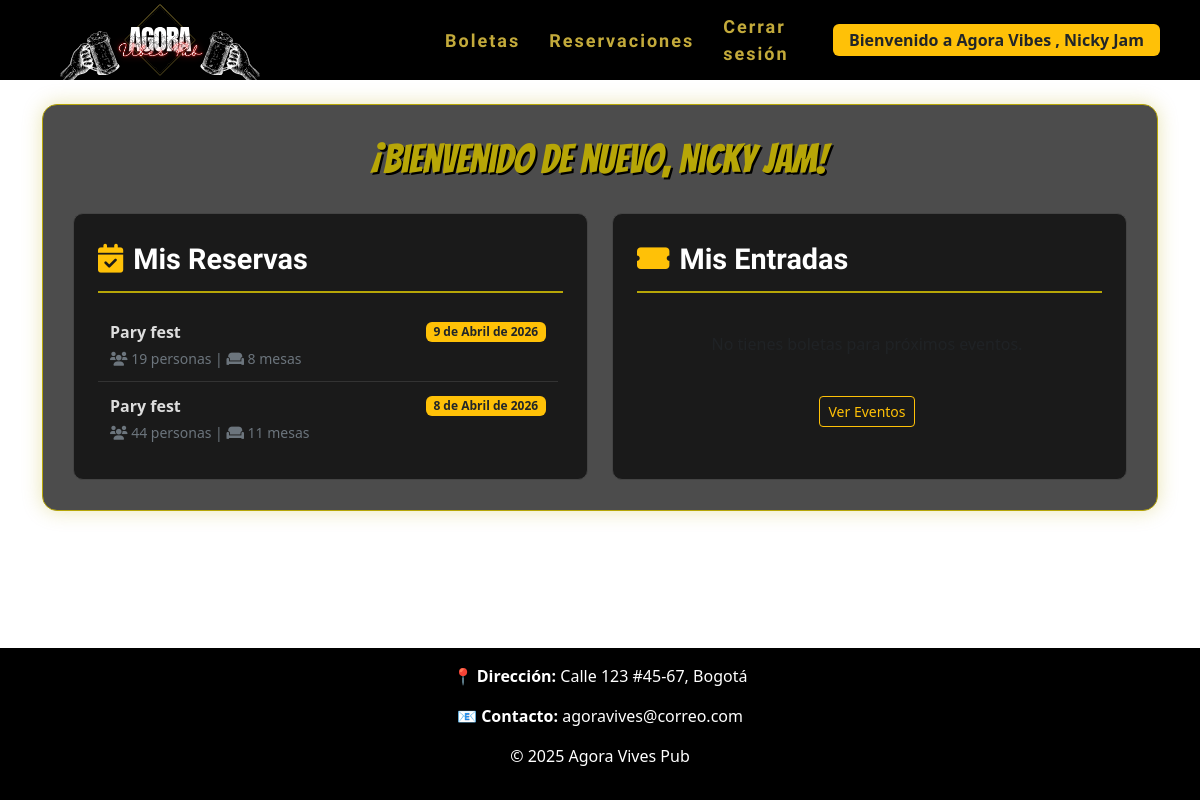
The page / (signed in) on the database as committed earlier.
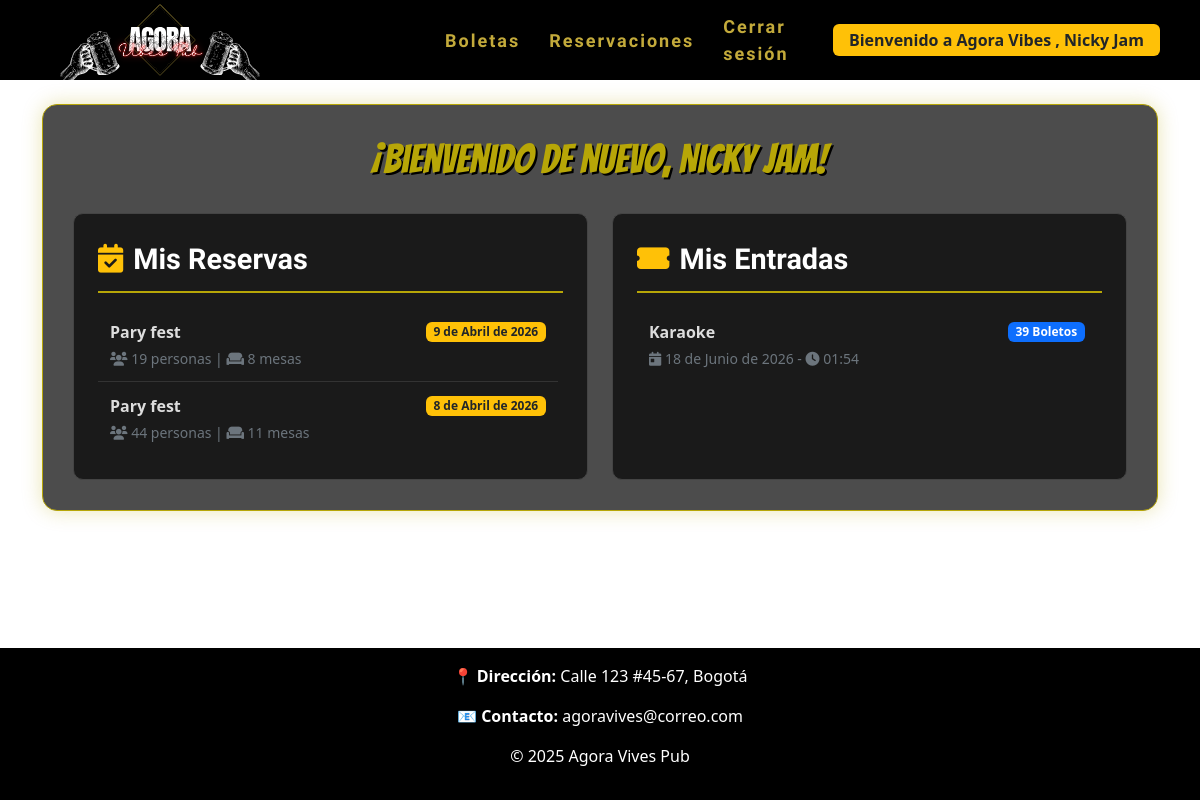
The same page on the database as committed later.
### LoginApp/models.py (models this page shows, shortened)
class Usuario(AbstractUser):
    username = None
    TIPOS = (
        (1, 'Administrador'),
        (2, 'Empleado'),
        (3, 'Cliente'),
    )
    numero_documento = models.IntegerField(unique=True, primary_key=True, verbose_name='Número de Documento')
    tipo = models.IntegerField(default=3, choices=TIPOS, verbose_name='Tipo')
    nombre_completo = models.CharField(max_length=50)
    correo = models.EmailField(max_length=30)
    is_active = models.BooleanField(default=True, verbose_name='Activo')
    is_superuser = models.BooleanField(default=False)
    objects = UsuarioManager()
    USERNAME_FIELD = 'numero_documento'
    REQUIRED_FIELDS = ['nombre_completo', 'correo', 'tipo']

### ReservacionApp/models.py (models this page shows, shortened)
class Reservacion(models.Model):
    user= models.ForeignKey(settings.AUTH_USER_MODEL, on_delete=models.CASCADE, verbose_name='Usuario')
    cantidad_personas= models.IntegerField(verbose_name='Cantidad de Personas')
    cantidad_mesas= models.IntegerField(verbose_name='Cantidad de Mesas')
    fecha_reservacion= models.DateField(verbose_name='Fecha de Reservación')
    ocasion= models.CharField(max_length=100, null=True, blank=True, verbose_name='Ocasión')

### BoletaApp/models.py (models this page shows, shortened)
class Boleta(models.Model):
    precio_boleta = models.IntegerField(verbose_name='Precio de Boleta')
    cantidad_boletos = models.PositiveIntegerField(verbose_name='Cantidad de Boletos')
    usuario = models.ForeignKey(settings.AUTH_USER_MODEL, on_delete=models.CASCADE)
    evento = models.ForeignKey(Evento, on_delete=models.CASCADE)
    class Meta:
        db_table = "boleta"
        verbose_name = "Boleta"
        verbose_name_plural = "Boletas"

### EventoApp/models.py (models this page shows, shortened)
class Evento(models.Model):
    nombre = models.CharField(max_length=100, verbose_name='Nombre')
    capacidad_maxima = models.IntegerField(verbose_name='Capacidad Máxima', validators=[MaxValueValidator(40)])
    descripcion = models.CharField(max_length=50)
    fecha = models.DateField(verbose_name='Fecha')
    hora_inicio = models.TimeField(verbose_name='Hora de Inicio')
    precio_boleta = models.IntegerField(verbose_name='Precio de Boleta')
    imagen = models.ImageField(upload_to='EventoApp')
    class Meta:
        db_table = "evento"
        verbose_name = "Evento"
        verbose_name_plural = "Eventos"

### AgoraVibesApp/views.py (the view)
# urls.py: path('', views.inicio, name="inicio"),    #Apunta al directorio raíz del sitio
def inicio(request):
    context = {}
    if request.user.is_authenticated and hasattr(request.user, 'tipo') and request.user.tipo == 3:
        context['reservaciones'] = Reservacion.objects.filter(user=request.user).order_by('-fecha_reservacion')
        context['boletas'] = Boleta.objects.filter(usuario=request.user)
    return render(request, "home.html", context)

### AgoraVibesApp/templates/home.html (shortened to what this page needs)
{% extends 'base.html' %}
{% load static %}
{% block content %}
<link href="https://cdn.jsdelivr.net/npm/bootstrap@5.3.2/dist/css/bootstrap.min.css" rel="stylesheet">
<link rel="stylesheet" href="https://cdnjs.cloudflare.com/ajax/libs/font-awesome/6.0.0/css/all.min.css">
{% if request.user.is_authenticated and request.user.tipo == 3 %}
<div class="container dashboard-client" data-aos="fade-up">
    <h1 class="dashboard-title text-center">¡Bienvenido de nuevo, {{ request.user.nombre_completo }}!</h1>
    <div class="row g-4">
        <div class="col-md-6">
            <div class="card-dashboard p-4">
                <div class="card-header-client">
                    <i class="fas fa-calendar-check text-warning"></i> Mis Reservas
                </div>
                <div class="item-list">
                    {% if reservaciones %}
                        {% for res in reservaciones %}
                        <div class="item-row">
                            <div class="d-flex justify-content-between align-items-center">
                                <strong>{{ res.ocasion|default:"Reserva General" }}</strong>
                                <span class="badge bg-warning text-dark">{{ res.fecha_reservacion }}</span>
                            </div>
                            <div class="small mt-1 text-secondary">
                                <i class="fas fa-users"></i> {{ res.cantidad_personas }} personas |
                                <i class="fas fa-couch"></i> {{ res.cantidad_mesas }} mesas
                            </div>
                        </div>
                        {% endfor %}
                    {% else %}
                        <p class="text-center text-muted py-4">No tienes reservaciones activas.</p>
                        <div class="text-center">
                            <a href="{% url 'reservacion' %}" class="btn btn-outline-warning btn-sm">Hacer una reserva</a>
                        </div>
                    {% endif %}
                </div>
            </div>
        </div>
        <div class="col-md-6">
            <div class="card-dashboard p-4">
                <div class="card-header-client">
                    <i class="fas fa-ticket-alt text-warning"></i> Mis Entradas
                </div>
                <div class="item-list">
                    {% if boletas %}
                        {% for boleta in boletas %}
                        <div class="item-row">
                            <div class="d-flex justify-content-between align-items-center">
                                <strong>{{ boleta.evento.nombre }}</strong>
                                <span class="badge bg-primary">{{ boleta.cantidad_boletos }} Boletos</span>
                            </div>
                            <div class="small mt-1 text-secondary">
                                <i class="fas fa-calendar-day"></i> {{ boleta.evento.fecha }} -
                                <i class="fas fa-clock"></i> {{ boleta.evento.hora_inicio }}
                            </div>
                        </div>
                        {% endfor %}
                    {% else %}
                        <p class="text-center text-muted py-4">No tienes boletas para próximos eventos.</p>
                        <div class="text-center">
                            <a href="{% url 'eventos' %}" class="btn btn-outline-warning btn-sm">Ver Eventos</a>
                        </div>
                    {% endif %}
                </div>
            </div>
        </div>
        </div>
    </div>
{% endif %}
{%endblock%}

### AgoraVibesApp/templates/base.html (shortened to what this page needs)
<!DOCTYPE html>
<html lang="en">
<head>
  {% load static %}
  <link href="https://cdn.jsdelivr.net/npm/bootstrap@5.3.2/dist/css/bootstrap.min.css" rel="stylesheet">
  <link href="https://unpkg.com/aos@2.3.4/dist/aos.css" rel="stylesheet">
  <link href="https://fonts.bunny.net/css?family=Nunito" rel="stylesheet">
  <link rel="stylesheet" href="{% static '/css/miapp.css' %}">
</head>
<body class="d-flex flex-column min-vh-100">
  <header class="container-fluid">
    <div class="container d-flex justify-content-between align-items-center">
      <div class="logo">
        <a href="{% url 'inicio' %}">
          <img src="{% static 'img/logo1.svg' %}" alt="logo">
        </a>
      </div>
      <nav>
        <ul>
          {% if request.user.tipo == 3 %}
              <a href="{% url 'lista' %}">Boletas</a>
              <a href="{% url 'reservacion' %}">Reservaciones</a>
          {% endif %}
          {% if user.is_authenticated %}
            <li class="d-flex align-items-center gap-3">
              <a href="{% url 'cerrar_sesion' %}">Cerrar sesión</a>
              <span class="badge bg-warning text-dark fs-6 px-3 py-2 ">
                Bienvenido a Agora Vibes , {{ user.nombre_completo| title}}
              </span>
            </li>
          {% else %}
            <li><a href="{%url 'login'%}">Iniciar sesión</a></li>
            <li><a href="{%url 'registro'%}">Registrarse</a></li>
          {% endif %}
        </ul>
      </nav>
    </div>
  </header>
  <main class="py-4 container flex-fill">
    {% block content %}
    {% endblock%}
  </main>
  <footer class="footer">
    <p><strong>📍 Dirección:</strong> Calle 123 #45-67, Bogotá</p>
    <p><strong>📧 Contacto:</strong> agoravives@correo.com</p>
    <p>&copy; 2025 Agora Vives Pub</p>
  </footer>
</body>
</html>

### AgoraVibesApp/static/css/miapp.css (style rules this page uses)
body { background-color: #ffffff; color: #000; }
.dashboard-client { background: rgba(0, 0, 0, 0.7); border-radius: 15px; padding: 30px; margin-bottom: 50px; border: 1px solid #b7a607; box-shadow: 0 0 20px rgba(183, 166, 7, 0.3); }
.dashboard-title { font-family: 'Bangers', cursive; color: #b7a607; font-size: 2.5rem; text-shadow: 2px 2px #000; margin-bottom: 30px; }
.card-dashboard { background: rgba(20, 20, 20, 0.9); border: 1px solid #444; border-radius: 10px; transition: transform 0.3s, box-shadow 0.3s; height: 100%; }
.card-header-client { font-family: 'Amatic SC', cursive; font-size: 1.8rem; font-weight: bold; color: #fff; border-bottom: 2px solid #b7a607; padding-bottom: 10px; margin-bottom: 15px; display: flex; align-items: center; gap: 10px; }
.item-list { max-height: 300px; overflow-y: auto; padding-right: 5px; }
.item-row { padding: 12px; border-bottom: 1px solid #333; color: #ddd; }
.item-row:last-child { border-bottom: none; }
.logo img { height: 200px; object-fit: contain; width: auto; }
.logo { margin-left: 20px; }
.footer { background-color: #000; padding: 1rem; text-align: center; color: rgb(255, 255, 255); margin-top: 2rem; }
header { background: #000; padding: 1.5rem 0; color: white; height: 80px; display: flex; align-items: center; }
header .container { display: flex; align-items: center; justify-content: space-between; padding: 10px; gap: 130px; }
nav { margin-left: 50px; display: flex; }
nav a { font-family: 'Oswald', sans-serif; font-size: 18px; letter-spacing: 2px; color: #ffffff; opacity: 0.8; transition: all 0.3s ease; color: rgb(244, 213, 74); text-decoration: none; font-weight: bold; margin-left: 5px; position: relative; }
nav a::after { content: ""; position: absolute; width: 0; height: 2px; background: #c59d5f; left: 0; bottom: -5px; transition: 0.3s; }
nav ul { list-style: none; align-items: center; padding: 0; margin: 0; display: flex; gap: 1.5rem; }

### AgoraVibesApp/templates/home.html (style rules this page uses)
.dashboard-client { background: rgba(0, 0, 0, 0.7); border-radius: 15px; padding: 30px; margin-bottom: 50px; border: 1px solid #b7a607; box-shadow: 0 0 20px rgba(183, 166, 7, 0.3); }
.dashboard-title { font-family: 'Bangers', cursive; color: #b7a607; font-size: 2.5rem; text-shadow: 2px 2px #000; margin-bottom: 30px; }
.card-dashboard { background: rgba(20, 20, 20, 0.9); border: 1px solid #444; border-radius: 10px; transition: transform 0.3s, box-shadow 0.3s; height: 100%; }
.card-header-client { font-family: 'Amatic SC', cursive; font-size: 1.8rem; font-weight: bold; color: #fff; border-bottom: 2px solid #b7a607; padding-bottom: 10px; margin-bottom: 15px; display: flex; align-items: center; gap: 10px; }
.item-list { max-height: 300px; overflow-y: auto; padding-right: 5px; }
.item-row { padding: 12px; border-bottom: 1px solid #333; color: #ddd; }
.item-row:last-child { border-bottom: none; }

Rows that differ between the two databases and show on the page:
added Boleta: evento.nombre "Karaoke", cantidad_boletos "39", evento.fecha "18 de Junio de 2026", evento.hora_inicio "01:54"
Other text that changed with them:
text no longer shown: "Ver Eventos"
